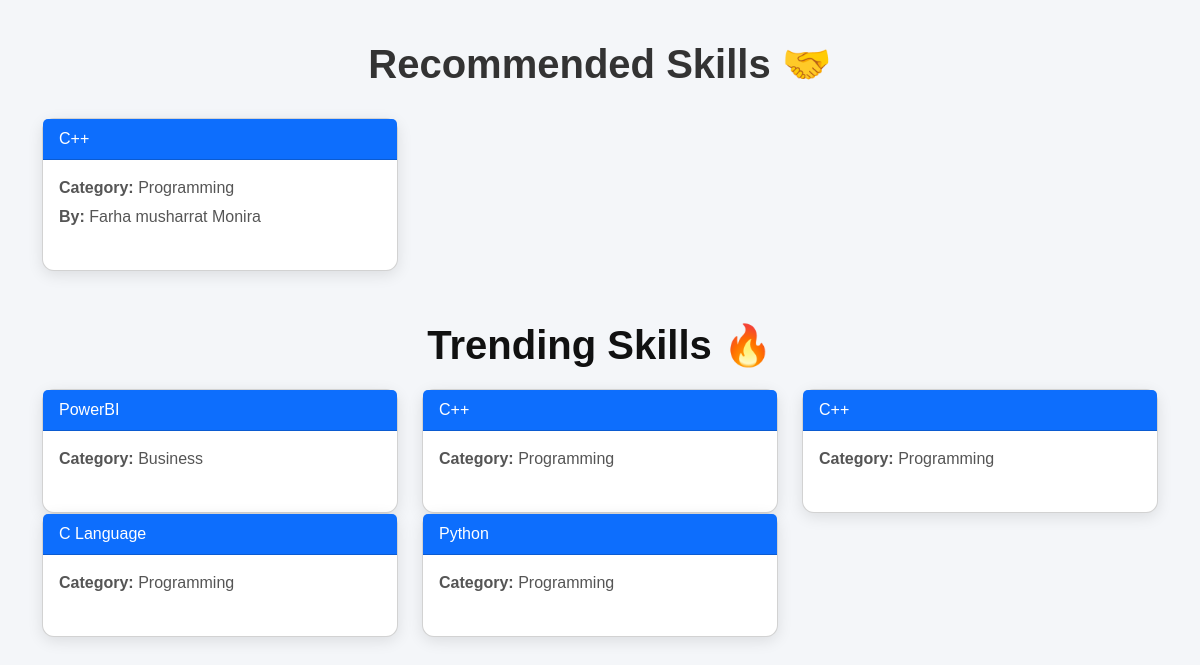
The app's page /recommendations/ (signed in) with its own data.
### users/models.py (models this page shows, shortened)
class Skill(models.Model):
    SKILL_TYPE_CHOICES = [
        ('Teach', 'Skill I Can Teach'),
        ('Learn', 'Skill I Want to Learn'),
    ]
    user = models.ForeignKey(User, on_delete=models.CASCADE, related_name='skills')
    title = models.CharField(max_length=100)
    category = models.CharField(max_length=100)
    skill_type = models.CharField(max_length=10, choices=SKILL_TYPE_CHOICES, default='Teach')
    description = models.TextField()
    likes = models.ManyToManyField(User, related_name='liked_skills', blank=True)

### users/views.py (the view)
# urls.py: path('recommendations/', views.recommendations, name='recommendations'),
@login_required
def recommendations(request):
    my_skills = Skill.objects.filter(user=request.user)
    categories = my_skills.values_list(
        'category',
        flat=True
    )
    recommended_skills = Skill.objects.filter(
        category__in=categories
    ).exclude(
        user=request.user
    )
    trending_skills = Skill.objects.order_by('-id')[:5]
    return render(
        request,
        'users/recommendations.html',
        {
            'recommended_skills': recommended_skills,
            'trending_skills': trending_skills
        }
    )

### users/templates/users/recommendations.html (shortened to what this page needs)
<!DOCTYPE html>
<html lang="en">
<head>
    <link href="https://cdn.jsdelivr.net/npm/bootstrap@5.3.2/dist/css/bootstrap.min.css" rel="stylesheet">
</head>
<body>
<div class="container">
    <h1>Recommended Skills 🤝</h1>
    <div class="row">
        {% for skill in recommended_skills %}
            <div class="col-md-6 col-lg-4">
                <div class="card h-100">
                    <div class="card-header">
                        {{ skill.title }}
                    </div>
                    <div class="card-body">
                        <p><strong>Category:</strong> {{ skill.category }}</p>
                        <p><strong>By:</strong> {{ skill.user.username }}</p>
                    </div>
                </div>
            </div>
        {% empty %}
            <p class="text-center">No recommendations yet.</p>
        {% endfor %}
    </div>
    <h1 class="section-title">Trending Skills 🔥</h1>
    <div class="row">
        {% for skill in trending_skills %}
            <div class="col-md-6 col-lg-4">
                <div class="card h-100">
                    <div class="card-header">
                        {{ skill.title }}
                    </div>
                    <div class="card-body">
                        <p><strong>Category:</strong> {{ skill.category }}</p>
                    </div>
                </div>
            </div>
        {% endfor %}
    </div>
</div>
</body>
</html>

### users/templates/users/recommendations.html (style rules this page uses)
body { font-family: 'Poppins', sans-serif; background-color: #f4f6f9; padding: 40px 20px; }
h1 { text-align: center; margin-bottom: 30px; font-weight: 600; color: #333; }
.card { border-radius: 12px; box-shadow: 0 4px 15px rgba(0,0,0,0.1); margin-bottom: 20px; }
.card-header { background-color: #0d6efd; color: white; font-weight: 500; }
.card-body p { margin-bottom: 5px; color: #555; }
.section-title { margin-top: 50px; margin-bottom: 20px; font-weight: 600; color: #111; }

### records on screen
Skill: title "C++", category "Programming", user.username "Farha musharrat Monira"
Skill: title "PowerBI", category "Business"
Skill: title "C++", category "Programming"
Skill: title "C Language", category "Programming"
Skill: title "Python", category "Programming"
